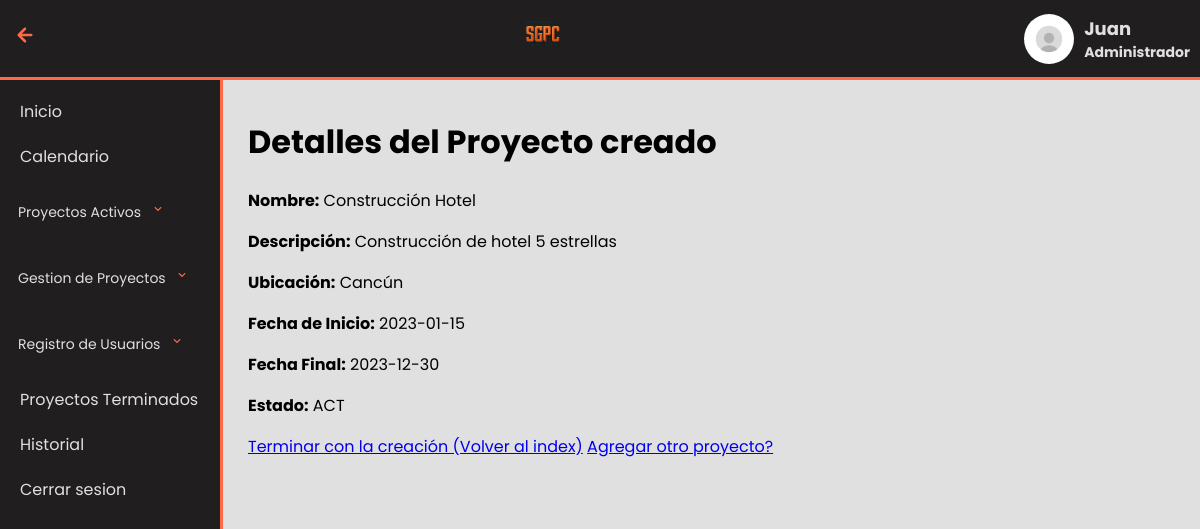
The page /MenuAdmin/RegistroProyectos/detalleUnProyecto.php?idProyecto=1 (signed in) on the database its author committed.
### tables this page shows
CREATE TABLE Proyecto (
    idProyecto INT AUTO_INCREMENT PRIMARY KEY,
    nombre VARCHAR(100) NOT NULL,
    descripcion VARCHAR(200) NOT NULL,
    ubicacion VARCHAR(100) NOT NULL,
    fechaInicio DATE NOT NULL,
    fechaFinal DATE NOT NULL,
    estado CHAR(3) NOT NULL,
    FOREIGN KEY (estado) REFERENCES Estado(codigo)
);

### MenuAdmin/RegistroProyectos/Proyectos.php (called while the page is built, shortened)
<?php
include("../../conexion.php");
class Proyecto extends conexion
{
    public function obtenerDetallesProyecto($idProyecto)
    {
        $conexion = new Conexion();
        if ($conexion->connect()) {
            $con = $conexion->getConexion();
            $query = "SELECT * FROM Proyecto WHERE idProyecto = ?";
            $stmt = $con->prepare($query);
            $stmt->bind_param("i", $idProyecto);
            $stmt->execute();
            $result = $stmt->get_result();
            if ($result && $result->num_rows > 0) {
                $detallesProyecto = $result->fetch_assoc();
                return $detallesProyecto;
            } else {
                return null;
            }
        }
        return null;
    }
}
?>

### conexion.php (called while the page is built, shortened)
<?php
class conexion
{
    public function connect()
    {
        if (mysqli_connect_errno()) {
            echo "Error de conexión: " . mysqli_connect_error();
            return false;
        } else {
            return true;
        }
    }
}

### MenuAdmin/RegistroProyectos/detalleUnProyecto.php (the view, shortened to what this page needs)
<?php
include("Proyectos.php");
if (isset($_GET['idProyecto'])) {
    $idProyecto = $_GET['idProyecto'];
    $proyecto = new Proyecto();
    $detalleProyecto = $proyecto->obtenerDetallesProyecto($idProyecto);
    $current_page = $_SERVER['PHP_SELF'];
    if ($detalleProyecto) {
        $nombre = $detalleProyecto['nombre'];
        $descripcion = $detalleProyecto['descripcion'];
        $ubicacion = $detalleProyecto['ubicacion'];
        $fechaInicio = $detalleProyecto['fechaInicio'];
        $fechaFinal = $detalleProyecto['fechaFinal'];
        $estado = $detalleProyecto['estado'];
?>
<!DOCTYPE html>
<html lang="en">
<head>
    <link rel="stylesheet" href="../../css/proyectos.css" />
</head>
<body>
    <header class="header">
        <?php if (isset($_SESSION['admin_name']) && $current_page !== 'index.php') : ?>
        <div class="back-link">
            <a href="javascript:history.go(-1);">
                <img src="../plantillas/left-arrow.svg" alt="Flecha de regreso">
            </a>
        </div>
        <?php endif; ?>
        <div class="logo">
            <img src="../../img/Logo1.png" alt="Logo de la empresa">
        </div>
        <div class="user-info">
            <img src="../../img/account-icon-user-icon-vector-graphics_292645-552.avif" alt="Nombre del usuario">
            <h3><?php echo $_SESSION['admin_name']; ?>
                <p>Administrador</p>
            </h3>
        </div>
    </header>
    <aside class="menu">
        <ul>
            <li <?php if ($current_page == 'index.php') echo 'class="current-page"'; ?>><a
                    href="../index.php">Inicio</a>
            </li>
            <li><a href="Calendario/Calendario.php">Calendario</a></li>
            <li class="active-tasks">
                <span class="menu-item">
                    Proyectos Activos
                    <img src="../plantillas/down-arrow.svg" alt="Flecha hacia abajo" alt="Flecha hacia abajo">
                </span>
            </li>
            <li class="active-tasks">
                <span class="menu-item">
                    Gestion de Proyectos
                    <img src="../plantillas/down-arrow.svg" alt="Flecha hacia abajo">
                </span>
            </li>
            <li class="active-tasks">
                <span class="menu-item">
                    Registro de Usuarios
                    <img src="../plantillas/down-arrow.svg" alt="Flecha hacia abajo">
                </span>
            </li>
            <li><a href="../proyectosTerminados.php">Proyectos Terminados</a></li>
            <li><a href="Historial/index.html">Historial</a></li>
            <li><a href="../../InicioSesion/logout.php">Cerrar sesion</a></li>
        </ul>
    </aside>
    <main>
        <h1>Detalles del Proyecto creado</h1>
        <p><strong>Nombre:</strong> <?= $nombre ?></p>
        <p><strong>Descripción:</strong> <?= $descripcion ?></p>
        <p><strong>Ubicación:</strong> <?= $ubicacion ?></p>
        <p><strong>Fecha de Inicio:</strong> <?= $fechaInicio ?></p>
        <p><strong>Fecha Final:</strong> <?= $fechaFinal ?></p>
        <p><strong>Estado:</strong> <?= $estado ?></p>
        <a href="../index.php">Terminar con la creación (Volver al index)</a>
        <a href="agregarProyecto.php">Agregar otro proyecto?</a>
    </main>
</body>
</html>
<?php
    } else {
        echo "No se encontraron detalles del proyecto.";
    }
} else {
    echo "ID de proyecto no proporcionado en la URL.";
}
?>

### css/proyectos.css (style rules this page uses)
* { font-family: "Poppins"; }
body { background-color: #e0e0e1; margin-top: 77px; }
.header { display: flex; justify-content: space-between; align-items: center; background: rgb(32, 30, 31); padding: 10px; position: fixed; top: 0; left: 0; right: 0; z-index: 1000; border-bottom: 3px solid #ff6947; }
.header .user-info { display: flex; align-items: center; color: #e0e0e1; }
.user-info img { width: 50px; height: 50px; border-radius: 50%; margin-right: 10px; }
.user-info h3 { font-size: 18px; margin: 0; }
.user-info p { font-size: 14px; margin: 0; }
.logo img { width: 50px; height: 50px; }
.menu { margin-top: 73.1px; background: rgb(32, 30, 31); color: #e0e0e1; width: 200px; padding: 0 10px; position: fixed; top: 0; left: 0px; height: 100%; overflow-y: auto; transition: left 0.3s; z-index: 900; display: flex; flex-direction: column; border-right: 3px solid #ff6947; }
.menu-item { line-height: 50px; padding-left: 10px; }
.menu ul { list-style: none; padding: 0; width: 100%; }
.menu ul li { margin-bottom: 0px; }
.menu ul li a { color: #e0e0e1; text-decoration: none; font-size: 16px; display: block; padding: 10px; margin: 0px; position: relative; }
main { margin-left: 220px; padding: 20px; }
.active-tasks { display: flex; flex-direction: column; position: relative; }
.active-tasks .menu-item { cursor: pointer; padding: 8px; border-radius: 4px; background-color: rgb(32, 30, 31); color: #e0e0e1; font-size: 14px; }
.menu-item img { width: 16px; height: 16px; margin-left: 5px; }
.back-link { margin-right: 20px; cursor: pointer; }
.back-link img { width: 30px; height: 30px; }

### rows shown on the page
proyecto: nombre "Construcción Hotel", descripcion "Construcción de hotel 5 estrellas", ubicacion "Cancún", fechaInicio "2023-01-15", fechaFinal "2023-12-30", estado "ACT"

### other values the page prints
$_SESSION['admin_name'] "Juan"
